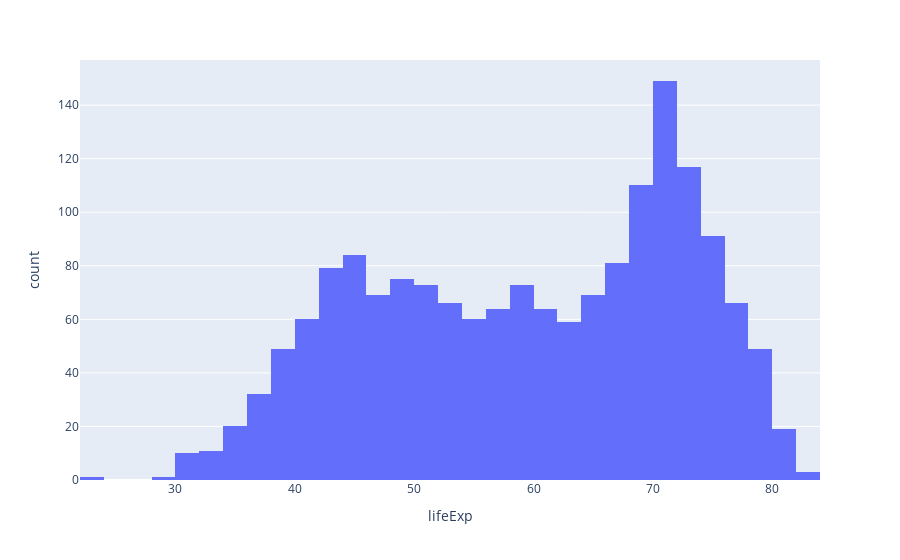

Notebook code for this chart:
### Code cell
px.histogram(df, x='lifeExp')

### Figure 1 — Plotly figure (JSON) as saved in the notebook; plotly's stock layout.template omitted (floating-point values rounded to 4 significant figures; data arrays with more than 128 entries replaced by an {"elided": "..."} marker saying what was removed)
{"data": [{"alignmentgroup": "True", "bingroup": "x", "hovertemplate": "lifeExp=%{x}<br>count=%{y}<extra></extra>", "legendgroup": "", "marker": {"color": "#636efa"}, "name": "", "offsetgroup": "", "orientation": "v", "showlegend": false, "type": "histogram", "x": {"elided": "1704 float values"}, "xaxis": "x", "yaxis": "y"}], "layout": {"barmode": "relative", "legend": {"tracegroupgap": 0}, "margin": {"t": 60}, "xaxis": {"anchor": "y", "domain": [0, 1], "title": {"text": "lifeExp"}}, "yaxis": {"anchor": "x", "domain": [0, 1], "title": {"text": "count"}}}}
